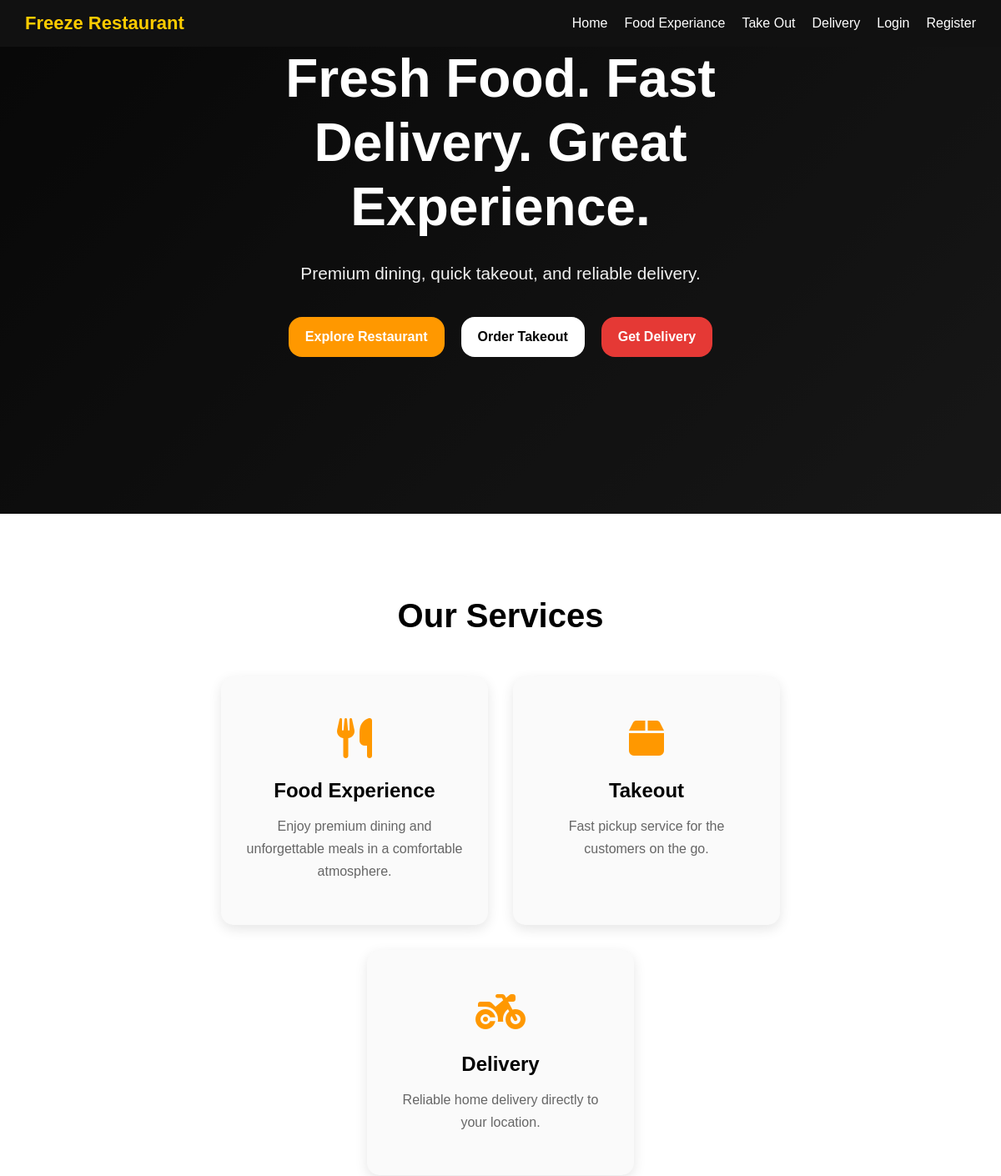
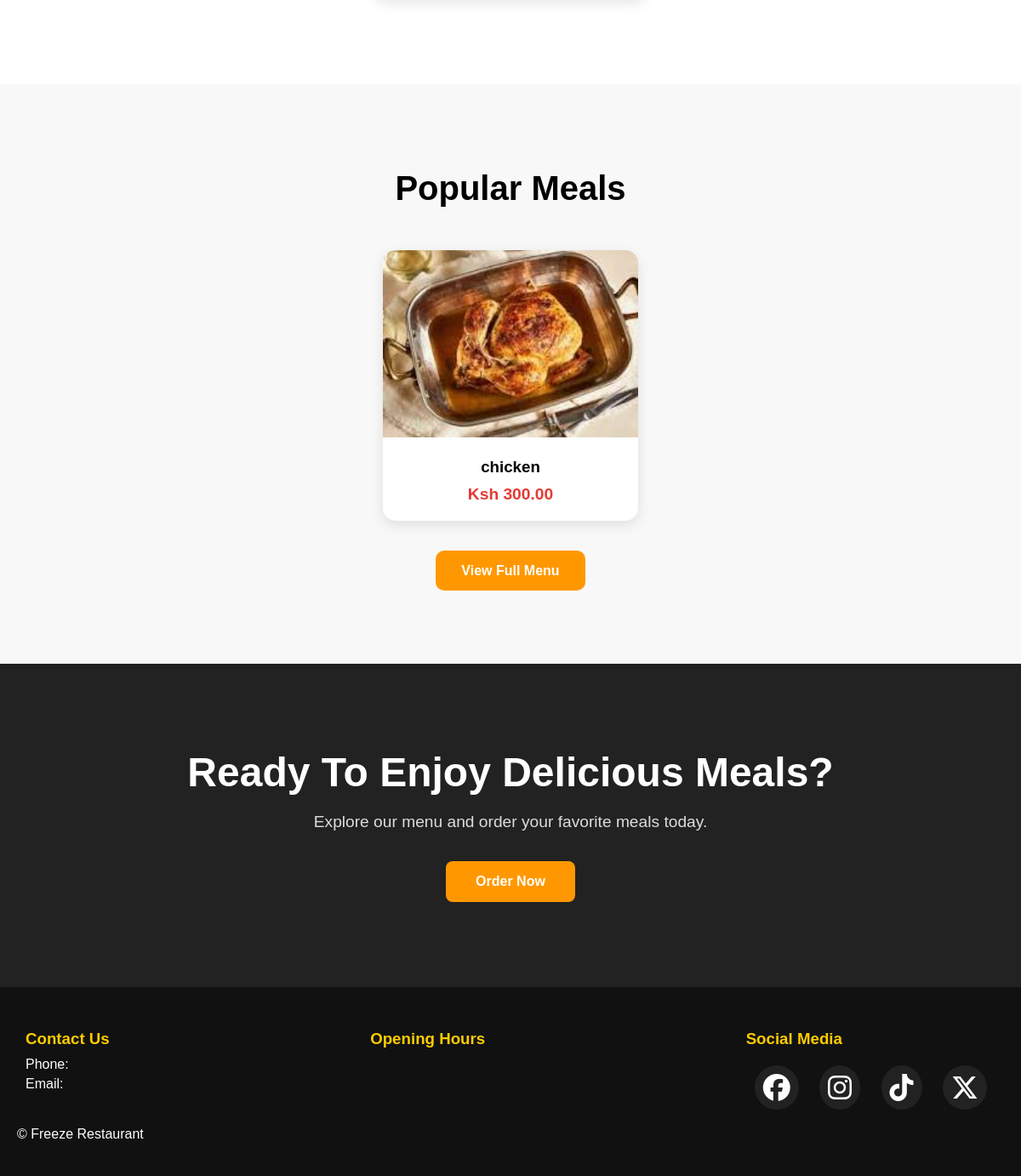
The page / on the database its author committed (2 pictures, top to bottom).
### menu/models.py (models this page shows, shortened)
class Food(models.Model):
    category = models.ForeignKey(
        Category,
        on_delete=models.CASCADE,
        related_name="foods"
    )
    name = models.CharField(max_length=200)
    slug = models.SlugField(unique=True)
    description = models.TextField()
    price = models.DecimalField(max_digits=10, decimal_places=2)
    image = models.ImageField(upload_to="foods/")
    available = models.BooleanField(default=True)
    created_at = models.DateTimeField(auto_now_add=True)
    updated_at = models.DateTimeField(auto_now=True)
    featured = models.BooleanField(default=False)

### restaurant/views.py (the view)
# urls.py: 2. Add a URL to urlpatterns:  path('', views.home, name='home')
def home(request):
    featured_foods = Food.objects.filter(
        featured = True,
        available = True,
    )[:3]
    context = {
        'featured_foods': featured_foods
    }
    return render(request, 'home.html', context)

### templates/home.html
{% extends 'base.html' %}
{% load static %}
{% block content %}
<section class="hero">
    <div class="hero-overlay">
        <div class="hero-content">
            <h1>
                Fresh Food.
                Fast Delivery.
                Great Experience.
            </h1>
            <p>
                Premium dining, quick takeout,
                and reliable delivery.
            </p>
            <div class="hero-buttons">
                <a href="{% url 'menu' %}?type=dine_in" class="hero-btn explore-btn">
                    Explore Restaurant
                </a>
                <a href="{% url 'menu' %}?type=takeout" class="hero-btn takeout-btn">
                    Order Takeout
                </a>
                <a href="{% url 'menu' %}?type=delivery" class="hero-btn delivery-btn" >
                    Get Delivery
                </a>
            </div>
        </div>
    </div>
</section>
<section class="services">
    <h2>Our Services</h2>
    <div class="service-container">
        <div class="service-card">
            <i class="fas fa-utensils"></i>
            <h3>Food Experience</h3>
            <p>
                Enjoy premium dining and unforgettable  meals
                in a comfortable atmosphere.
            </p>
        </div>
        <div class="service-card">
            <i class="fas fa-box"></i>
            <h3>Takeout</h3>
            <p>
                Fast pickup service for the customers
                on the go.
            </p>
        </div>
        <div class="service-card">
            <i class="fas fa-motorcycle"></i>
            <h3>Delivery</h3>
            <p>
                Reliable home delivery directly to your location.
            </p>
        </div>
    </div>
</section>
<section class="featured-meals">
    <h2>Popular Meals</h2>
    <div class="meal-container">
        {% for food in featured_foods %}
        <div class="meal-card">
            <img src="{{food.image.url}} " alt="{{ food.name }}">
            <div class="meal-info">
                <h3>{{ food.name }}</h3>
                <p>Ksh {{ food.price }}</p>
            </div>
        </div>
        {% empty %}
        <p>No feautured meals available</p>
        {% endfor %}
    </div>
    <div class="view-menu-area">
        <a href="{% url 'menu' %}" class="view-menu-btn" >
            View Full Menu
        </a>
    </div>
</section>
<section class="cta-section">
    <div class="cta-content">
        <h2>
            Ready To Enjoy Delicious Meals?
        </h2>
        <p>
            Explore our menu and order your favorite meals today.
        </p>
        <a href="{% url 'menu' %}" class="cta-btn">
            Order Now
        </a>
    </div>
</section>
{% endblock %}

### static/css/style.css (style rules this page uses)
* { margin: 0; padding: 0; box-sizing: border-box; }
html,body { height: 100%; margin: 0; font-family: Arial, Helvetica, sans-serif; background: #f5f5f5; }
body { min-height: 100vh; display: flex; flex-direction: column; }
.hero { position: relative; padding: 120px 20px; min-height: 70vh; background: linear-gradient( 135deg, #111, #222, #333 ); background-size: cover; display: flex; justify-content: center; align-items: center; text-align: center; overflow: hidden; }
.hero-overlay { position: absolute; top: 0; left: 0; width: 100%; height: 100%; background: rgba(0,0,0,0.55); }
.hero-content { position: relative; z-index: 2; color: white; width: 100%; text-align: center; }
.hero-content h1 { font-size: 4rem; line-height: 1.2; margin-bottom: 25px; font-weight: bold; max-width: 700px; margin-left: auto; margin-right: auto; }
.hero-content p { font-size: 1.3rem; margin-bottom: 35px; color: #f1f1f1; line-height: 1.6; }
.hero-buttons { display: flex; justify-content: center; gap: 20px; flex-wrap: wrap; }
.hero-btn { padding: 15px 20px; text-decoration: none; border-radius: 16px; font-size: 1rem; font-weight: bold; transition: 0.3s; }
.explore-btn { background: #ff9800; color: white; }
.takeout-btn { background: white; color: black; }
.delivery-btn { background: #e53935; color: white; }
.services { padding: 100px 8%; background: white; text-align: center; }
.services h2 { font-size: 2.5rem; margin-bottom: 50px; }
.service-container { display: flex; justify-content: center; gap: 30px; flex-wrap: wrap; }
.service-card { width: 320px; background: #fafafa; border-radius: 15px; padding: 50px 30px; overflow: hidden; box-shadow: 0 5px 15px rgba(0,0,0,0.1); transition: 0.3s; }
.service-card i { font-size: 3rem; color: #ff9800; margin-bottom: 25px; }
.service-card h3 { font-size: 1.5rem; margin-bottom: 15px; }
.service-card p { color: #666; line-height: 1.7; }
.featured-meals { padding: 100px 8%; background: #f8f8f8; text-align: center; }
.featured-meals h2 { font-size: 2.5rem; margin-bottom: 50px; }
.meal-container { display: flex; justify-content: center; gap: 30px; flex-wrap: wrap; }
.meal-card { width: 300px; background: white; border-radius: 15px; overflow: hidden; box-shadow: 0 5px 15px rgba(0,0,0,0.1); transition: 0.3s; }
.meal-card img { width: 100%; height: 220px; object-fit: cover; }
.meal-info { padding: 20px; }
.meal-info h3 { margin-bottom: 10px; }
.meal-card p { color: #e53935; font-size: 1.2rem; font-weight: bold; }
.view-menu-area { margin-top: 50px; }
.view-menu-btn { background: #ff9800; color: white; padding: 15px 30px; text-decoration: none; border-radius: 10px; font-weight: bold; }
.cta-section { padding:100px 8%; background:#222; color:white; text-align:center; }
.cta-content h2 { font-size:3rem; margin-bottom:20px; }
.cta-content p { font-size:1.2rem; margin-bottom:35px; color:#ddd; }
.cta-btn { display:inline-block; padding:15px 35px; background:#ff9800; color:white; text-decoration:none; border-radius:8px; font-weight:bold; transition:0.3s; }

### rows shown on the page
Food: image (picture), name "chicken", price "300.00"
